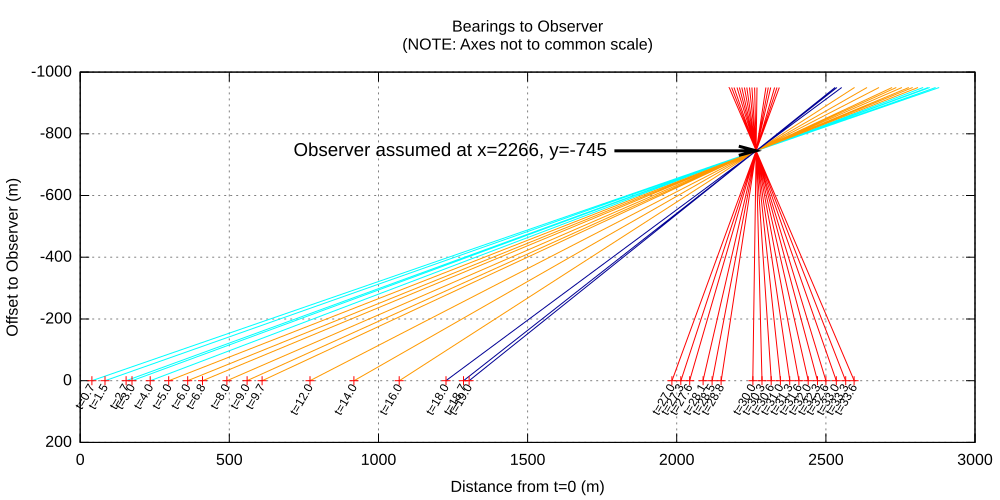

Write the gnuplot code that produced this figure.
# set logscale x
set grid
set title "Bearings to Observer\n(NOTE: Axes not to common scale)"
set xlabel "Distance from t=0 (m)"
set xrange [0:3000]
#set xrange [2200:2300]
set xtics
#set format x ""

# set logscale y
set ylabel "Offset to Observer (m)"
set yrange [200:-1000]
#set yrange [-750:-800]
# set ytics 8,35,3
# set logscale y2
# set y2label "Bytes"
# set y2range [1:1e9]
# set y2tics

set pointsize 1
set datafile separator whitespace#"	"
set datafile missing "NaN"

# Curve fit
#cost(x) = a + (b / (x/1024))
#fit cost(x) "time_distance_bearing_with_yaw.dat" using 1:2 via a,b

set terminal svg size 1000,500           # choose the file format

set key off

set output "time_distance_bearing_with_yaw.svg"   # choose the output device
#set key title "Window Length"
#  lw 2 pointsize 2

y_base_value = 0

#set style line 1 lt 1 lw 2

set style line 1 lc rgb "blue" lw 0.5

#set style arrow 1 nohead ls 1

set arrow from 39,0 to 2880,-950 ls 4 nohead
set arrow from 83,0 to 2868,-950 ls 4 nohead
set arrow from 154,0 to 2848,-950 ls 4 nohead
set arrow from 174,0 to 2843,-950 ls 4 nohead
set arrow from 235,0 to 2826,-950 ls 4 nohead
set arrow from 297,0 to 2809,-950 ls 7 nohead
set arrow from 360,0 to 2791,-950 ls 7 nohead
set arrow from 410,0 to 2778,-950 ls 7 nohead
set arrow from 492,0 to 2755,-950 ls 7 nohead
set arrow from 559,0 to 2736,-950 ls 7 nohead
set arrow from 610,0 to 2722,-950 ls 7 nohead
set arrow from 770,0 to 2678,-950 ls 7 nohead
set arrow from 918,0 to 2638,-950 ls 7 nohead
set arrow from 1070,0 to 2596,-950 ls 7 nohead
set arrow from 1226,0 to 2553,-950 ls 6 nohead
set arrow from 1285,0 to 2537,-950 ls 6 nohead
set arrow from 1304,0 to 2531,-950 ls 6 nohead
set arrow from 1984,0 to 2344,-950 ls 14 nohead
set arrow from 2014,0 to 2336,-950 ls 14 nohead
set arrow from 2043,0 to 2328,-950 ls 14 nohead
set arrow from 2088,0 to 2315,-950 ls 14 nohead
set arrow from 2119,0 to 2307,-950 ls 14 nohead
set arrow from 2149,0 to 2299,-950 ls 14 nohead
set arrow from 2255,0 to 2269,-950 ls 14 nohead
set arrow from 2286,0 to 2261,-950 ls 14 nohead
set arrow from 2317,0 to 2252,-950 ls 14 nohead
set arrow from 2348,0 to 2244,-950 ls 14 nohead
set arrow from 2379,0 to 2235,-950 ls 14 nohead
set arrow from 2410,0 to 2227,-950 ls 14 nohead
set arrow from 2441,0 to 2218,-950 ls 14 nohead
set arrow from 2472,0 to 2210,-950 ls 14 nohead
set arrow from 2500,0 to 2202,-950 ls 14 nohead
set arrow from 2535,0 to 2192,-950 ls 14 nohead
set arrow from 2566,0 to 2184,-950 ls 14 nohead
set arrow from 2595,0 to 2176,-950 ls 14 nohead
set arrow from 1791,-745 to 2266,-745 lw 3
set label 1 "t=0.7" at 39,20 right rotate by 60 font ",9"
set label 2 "t=1.5" at 83,20 right rotate by 60 font ",9"
set label 3 "t=2.7" at 154,20 right rotate by 60 font ",9"
set label 4 "t=3.0" at 174,20 right rotate by 60 font ",9"
set label 5 "t=4.0" at 235,20 right rotate by 60 font ",9"
set label 6 "t=5.0" at 297,20 right rotate by 60 font ",9"
set label 7 "t=6.0" at 360,20 right rotate by 60 font ",9"
set label 8 "t=6.8" at 410,20 right rotate by 60 font ",9"
set label 9 "t=8.0" at 492,20 right rotate by 60 font ",9"
set label 10 "t=9.0" at 559,20 right rotate by 60 font ",9"
set label 11 "t=9.7" at 610,20 right rotate by 60 font ",9"
set label 12 "t=12.0" at 770,20 right rotate by 60 font ",9"
set label 13 "t=14.0" at 918,20 right rotate by 60 font ",9"
set label 14 "t=16.0" at 1070,20 right rotate by 60 font ",9"
set label 15 "t=18.0" at 1226,20 right rotate by 60 font ",9"
set label 16 "t=18.7" at 1285,20 right rotate by 60 font ",9"
set label 17 "t=19.0" at 1304,20 right rotate by 60 font ",9"
set label 18 "t=27.0" at 1984,20 right rotate by 60 font ",9"
set label 19 "t=27.3" at 2014,20 right rotate by 60 font ",9"
set label 20 "t=27.6" at 2043,20 right rotate by 60 font ",9"
set label 21 "t=28.1" at 2088,20 right rotate by 60 font ",9"
set label 22 "t=28.5" at 2119,20 right rotate by 60 font ",9"
set label 23 "t=28.8" at 2149,20 right rotate by 60 font ",9"
set label 24 "t=30.0" at 2255,20 right rotate by 60 font ",9"
set label 25 "t=30.3" at 2286,20 right rotate by 60 font ",9"
set label 26 "t=30.6" at 2317,20 right rotate by 60 font ",9"
set label 27 "t=31.0" at 2348,20 right rotate by 60 font ",9"
set label 28 "t=31.3" at 2379,20 right rotate by 60 font ",9"
set label 29 "t=31.6" at 2410,20 right rotate by 60 font ",9"
set label 30 "t=32.0" at 2441,20 right rotate by 60 font ",9"
set label 31 "t=32.3" at 2472,20 right rotate by 60 font ",9"
set label 32 "t=32.6" at 2500,20 right rotate by 60 font ",9"
set label 33 "t=33.0" at 2535,20 right rotate by 60 font ",9"
set label 34 "t=33.3" at 2566,20 right rotate by 60 font ",9"
set label 35 "t=33.6" at 2595,20 right rotate by 60 font ",9"
set label "Observer assumed at x=2266, y=-745" at 1766,-745 right font ",14"

plot "time_distance_bearing_with_yaw.dat" using 2:(y_base_value)
reset
